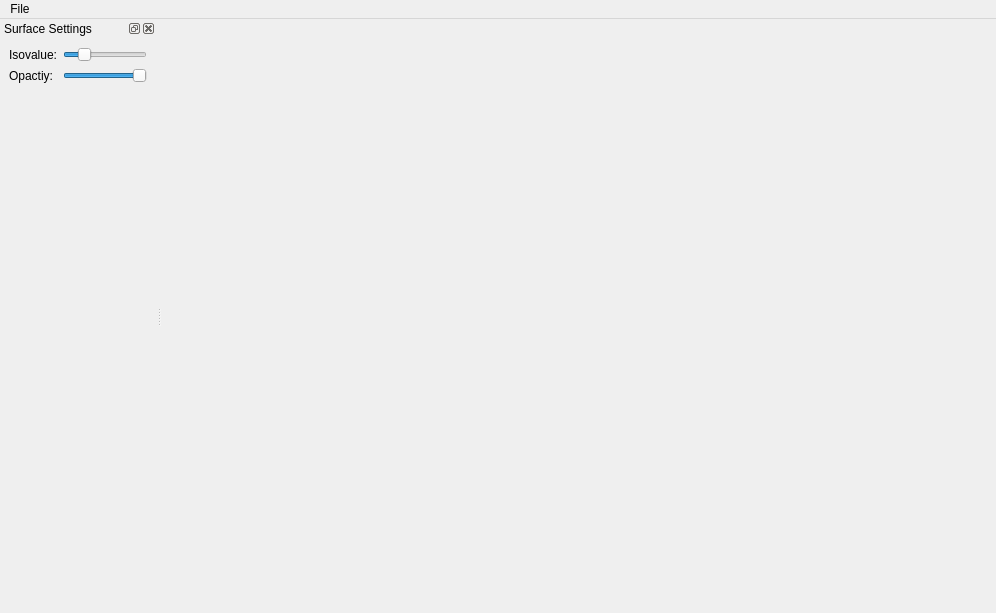
<?xml version="1.0" encoding="UTF-8"?>
<ui version="4.0">
 <class>CubeViewerDemo</class>
 <widget class="QMainWindow" name="CubeViewerDemo">
  <property name="geometry">
   <rect>
    <x>0</x>
    <y>0</y>
    <width>996</width>
    <height>613</height>
   </rect>
  </property>
  <property name="windowTitle">
   <string>chemkit - Cube Viewer Demo</string>
  </property>
  <widget class="QWidget" name="centralwidget"/>
  <widget class="QMenuBar" name="menubar">
   <property name="geometry">
    <rect>
     <x>0</x>
     <y>0</y>
     <width>996</width>
     <height>25</height>
    </rect>
   </property>
   <widget class="QMenu" name="menuFile">
    <property name="title">
     <string>File</string>
    </property>
    <addaction name="actionOpen"/>
    <addaction name="actionClose"/>
    <addaction name="separator"/>
    <addaction name="actionQuit"/>
   </widget>
   <addaction name="menuFile"/>
  </widget>
  <widget class="QDockWidget" name="dockWidget">
   <property name="floating">
    <bool>false</bool>
   </property>
   <property name="windowTitle">
    <string>Surface Settings</string>
   </property>
   <attribute name="dockWidgetArea">
    <number>1</number>
   </attribute>
   <widget class="QWidget" name="dockWidgetContents">
    <layout class="QFormLayout" name="formLayout">
     <item row="0" column="0">
      <widget class="QLabel" name="isovalueLabel">
       <property name="text">
        <string>Isovalue:</string>
       </property>
      </widget>
     </item>
     <item row="0" column="1">
      <widget class="QSlider" name="isovalueSlider">
       <property name="minimum">
        <number>1</number>
       </property>
       <property name="maximum">
        <number>500</number>
       </property>
       <property name="value">
        <number>100</number>
       </property>
       <property name="orientation">
        <enum>Qt::Horizontal</enum>
       </property>
      </widget>
     </item>
     <item row="1" column="0">
      <widget class="QLabel" name="label">
       <property name="text">
        <string>Opactiy:</string>
       </property>
      </widget>
     </item>
     <item row="1" column="1">
      <widget class="QSlider" name="opacitySlider">
       <property name="maximum">
        <number>100</number>
       </property>
       <property name="value">
        <number>100</number>
       </property>
       <property name="orientation">
        <enum>Qt::Horizontal</enum>
       </property>
       <property name="tickPosition">
        <enum>QSlider::NoTicks</enum>
       </property>
      </widget>
     </item>
    </layout>
   </widget>
  </widget>
  <action name="actionOpen">
   <property name="text">
    <string>&amp;Open</string>
   </property>
   <property name="shortcut">
    <string>Ctrl+O</string>
   </property>
  </action>
  <action name="actionClose">
   <property name="text">
    <string>&amp;Close</string>
   </property>
   <property name="shortcut">
    <string>Ctrl+W</string>
   </property>
  </action>
  <action name="actionQuit">
   <property name="text">
    <string>&amp;Quit</string>
   </property>
   <property name="shortcut">
    <string>Ctrl+Q</string>
   </property>
  </action>
 </widget>
 <resources/>
 <connections/>
</ui>
